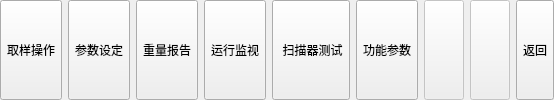
              <widget class="QWidget" name="cp4">
               <layout class="QHBoxLayout" name="horizontalLayout_49">
                <property name="margin">
                 <number>0</number>
                </property>
                <item>
                 <widget class="QToolButton" name="pb_qy">
                  <property name="enabled">
                   <bool>true</bool>
                  </property>
                  <property name="sizePolicy">
                   <sizepolicy hsizetype="Preferred" vsizetype="Preferred">
                    <horstretch>0</horstretch>
                    <verstretch>0</verstretch>
                   </sizepolicy>
                  </property>
                  <property name="text">
                   <string>取样操作</string>
                  </property>
                  <property name="checkable">
                   <bool>false</bool>
                  </property>
                 </widget>
                </item>
                <item>
                 <widget class="QToolButton" name="pb_cs">
                  <property name="enabled">
                   <bool>true</bool>
                  </property>
                  <property name="sizePolicy">
                   <sizepolicy hsizetype="Preferred" vsizetype="Preferred">
                    <horstretch>0</horstretch>
                    <verstretch>0</verstretch>
                   </sizepolicy>
                  </property>
                  <property name="text">
                   <string>参数设定</string>
                  </property>
                  <property name="checkable">
                   <bool>false</bool>
                  </property>
                 </widget>
                </item>
                <item>
                 <widget class="QToolButton" name="toolButton_18">
                  <property name="enabled">
                   <bool>true</bool>
                  </property>
                  <property name="sizePolicy">
                   <sizepolicy hsizetype="Preferred" vsizetype="Preferred">
                    <horstretch>0</horstretch>
                    <verstretch>0</verstretch>
                   </sizepolicy>
                  </property>
                  <property name="text">
                   <string>重量报告</string>
                  </property>
                  <property name="checkable">
                   <bool>true</bool>
                  </property>
                  <attribute name="buttonGroup">
                   <string>buttonGroup2</string>
                  </attribute>
                 </widget>
                </item>
                <item>
                 <widget class="QToolButton" name="pb_js">
                  <property name="enabled">
                   <bool>true</bool>
                  </property>
                  <property name="sizePolicy">
                   <sizepolicy hsizetype="Preferred" vsizetype="Preferred">
                    <horstretch>0</horstretch>
                    <verstretch>0</verstretch>
                   </sizepolicy>
                  </property>
                  <property name="text">
                   <string>运行监视</string>
                  </property>
                  <property name="checkable">
                   <bool>false</bool>
                  </property>
                 </widget>
                </item>
                <item>
                 <widget class="QToolButton" name="toolButton_25">
                  <property name="enabled">
                   <bool>true</bool>
                  </property>
                  <property name="sizePolicy">
                   <sizepolicy hsizetype="Preferred" vsizetype="Preferred">
                    <horstretch>0</horstretch>
                    <verstretch>0</verstretch>
                   </sizepolicy>
                  </property>
                  <property name="text">
                   <string> 扫描器测试</string>
                  </property>
                  <property name="checkable">
                   <bool>true</bool>
                  </property>
                  <attribute name="buttonGroup">
                   <string>buttonGroup2</string>
                  </attribute>
                 </widget>
                </item>
                <item>
                 <widget class="QToolButton" name="pb_gn">
                  <property name="enabled">
                   <bool>true</bool>
                  </property>
                  <property name="sizePolicy">
                   <sizepolicy hsizetype="Preferred" vsizetype="Preferred">
                    <horstretch>0</horstretch>
                    <verstretch>0</verstretch>
                   </sizepolicy>
                  </property>
                  <property name="text">
                   <string>功能参数</string>
                  </property>
                  <property name="iconSize">
                   <size>
                    <width>32</width>
                    <height>32</height>
                   </size>
                  </property>
                  <property name="checkable">
                   <bool>true</bool>
                  </property>
                  <property name="checked">
                   <bool>false</bool>
                  </property>
                  <property name="toolButtonStyle">
                   <enum>Qt::ToolButtonTextUnderIcon</enum>
                  </property>
                  <attribute name="buttonGroup">
                   <string>buttonGroup2</string>
                  </attribute>
                 </widget>
                </item>
                <item>
                 <widget class="QToolButton" name="backButton3_2">
                  <property name="enabled">
                   <bool>false</bool>
                  </property>
                  <property name="sizePolicy">
                   <sizepolicy hsizetype="Preferred" vsizetype="Preferred">
                    <horstretch>0</horstretch>
                    <verstretch>0</verstretch>
                   </sizepolicy>
                  </property>
                  <property name="text">
                   <string/>
                  </property>
                  <property name="iconSize">
                   <size>
                    <width>32</width>
                    <height>32</height>
                   </size>
                  </property>
                 </widget>
                </item>
                <item>
                 <widget class="QToolButton" name="pb_gx_2">
                  <property name="enabled">
                   <bool>false</bool>
                  </property>
                  <property name="sizePolicy">
                   <sizepolicy hsizetype="Preferred" vsizetype="Preferred">
                    <horstretch>0</horstretch>
                    <verstretch>0</verstretch>
                   </sizepolicy>
                  </property>
                  <property name="text">
                   <string/>
                  </property>
                  <property name="iconSize">
                   <size>
                    <width>32</width>
                    <height>32</height>
                   </size>
                  </property>
                  <property name="toolButtonStyle">
                   <enum>Qt::ToolButtonTextUnderIcon</enum>
                  </property>
                 </widget>
                </item>
                <item>
                 <widget class="QToolButton" name="backButton4">
                  <property name="enabled">
                   <bool>true</bool>
                  </property>
                  <property name="sizePolicy">
                   <sizepolicy hsizetype="Preferred" vsizetype="Preferred">
                    <horstretch>0</horstretch>
                    <verstretch>0</verstretch>
                   </sizepolicy>
                  </property>
                  <property name="text">
                   <string>返回</string>
                  </property>
                  <property name="icon">
                   <iconset resource="source.qrc">
                    <normaloff>:/sources/back.png</normaloff>:/sources/back.png</iconset>
                  </property>
                  <property name="iconSize">
                   <size>
                    <width>32</width>
                    <height>32</height>
                   </size>
                  </property>
                  <property name="autoExclusive">
                   <bool>false</bool>
                  </property>
                  <property name="toolButtonStyle">
                   <enum>Qt::ToolButtonTextUnderIcon</enum>
                  </property>
                 </widget>
                </item>
               </layout>
              </widget>
